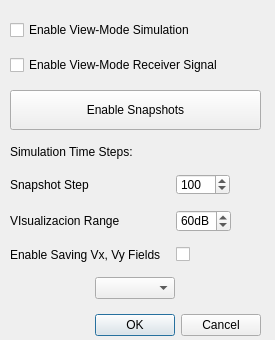
<?xml version="1.0" encoding="UTF-8"?>
<ui version="4.0">
 <class>runSimulationDialog</class>
 <widget class="QDialog" name="runSimulationDialog">
  <property name="geometry">
   <rect>
    <x>0</x>
    <y>0</y>
    <width>275</width>
    <height>340</height>
   </rect>
  </property>
  <property name="sizePolicy">
   <sizepolicy hsizetype="Minimum" vsizetype="Minimum">
    <horstretch>0</horstretch>
    <verstretch>0</verstretch>
   </sizepolicy>
  </property>
  <property name="minimumSize">
   <size>
    <width>275</width>
    <height>340</height>
   </size>
  </property>
  <property name="maximumSize">
   <size>
    <width>275</width>
    <height>340</height>
   </size>
  </property>
  <property name="windowTitle">
   <string>Dialog</string>
  </property>
  <property name="windowIcon">
   <iconset resource="resources.qrc">
    <normaloff>:/runGL.png</normaloff>:/runGL.png</iconset>
  </property>
  <property name="sizeGripEnabled">
   <bool>false</bool>
  </property>
  <widget class="QWidget" name="verticalLayoutWidget">
   <property name="geometry">
    <rect>
     <x>10</x>
     <y>10</y>
     <width>251</width>
     <height>326</height>
    </rect>
   </property>
   <layout class="QVBoxLayout" name="verticalLayout">
    <property name="spacing">
     <number>15</number>
    </property>
    <property name="topMargin">
     <number>10</number>
    </property>
    <item>
     <widget class="QCheckBox" name="viewCheckBox">
      <property name="text">
       <string>Enable View-Mode Simulation</string>
      </property>
     </widget>
    </item>
    <item>
     <widget class="QCheckBox" name="receiverCheckBox">
      <property name="text">
       <string>Enable View-Mode Receiver Signal</string>
      </property>
     </widget>
    </item>
    <item>
     <widget class="QPushButton" name="snapshotsPushButton">
      <property name="minimumSize">
       <size>
        <width>0</width>
        <height>40</height>
       </size>
      </property>
      <property name="toolTip">
       <string>Enable Snapshots</string>
      </property>
      <property name="text">
       <string>Enable Snapshots</string>
      </property>
      <property name="icon">
       <iconset resource="resources.qrc">
        <normaloff>:/snapshots.png</normaloff>:/snapshots.png</iconset>
      </property>
      <property name="iconSize">
       <size>
        <width>20</width>
        <height>20</height>
       </size>
      </property>
     </widget>
    </item>
    <item>
     <widget class="QLabel" name="stepsLabel">
      <property name="text">
       <string>Simulation Time Steps:</string>
      </property>
     </widget>
    </item>
    <item>
     <layout class="QFormLayout" name="formLayout">
      <property name="fieldGrowthPolicy">
       <enum>QFormLayout::FieldsStayAtSizeHint</enum>
      </property>
      <item row="0" column="0">
       <widget class="QLabel" name="snapshotStepLabel">
        <property name="text">
         <string>Snapshot Step</string>
        </property>
       </widget>
      </item>
      <item row="0" column="1">
       <widget class="QSpinBox" name="snapshotStepSpinBox">
        <property name="minimum">
         <number>1</number>
        </property>
        <property name="maximum">
         <number>1000</number>
        </property>
        <property name="singleStep">
         <number>1</number>
        </property>
        <property name="value">
         <number>100</number>
        </property>
       </widget>
      </item>
      <item row="1" column="0">
       <widget class="QLabel" name="visualizacionRangeLabel">
        <property name="text">
         <string>VIsualizacion Range</string>
        </property>
       </widget>
      </item>
      <item row="1" column="1">
       <widget class="QSpinBox" name="visualizacionRangeSpinBox">
        <property name="suffix">
         <string>dB</string>
        </property>
        <property name="minimum">
         <number>10</number>
        </property>
        <property name="maximum">
         <number>80</number>
        </property>
        <property name="singleStep">
         <number>10</number>
        </property>
        <property name="value">
         <number>60</number>
        </property>
       </widget>
      </item>
      <item row="2" column="0">
       <widget class="QLabel" name="enableSavingFieldsLabel">
        <property name="text">
         <string>Enable Saving Vx, Vy Fields</string>
        </property>
       </widget>
      </item>
      <item row="2" column="1">
       <widget class="QCheckBox" name="enableSavingFieldsCheckBox"/>
      </item>
     </layout>
    </item>
    <item>
     <layout class="QHBoxLayout" name="colormapLayout">
      <item>
       <widget class="QComboBox" name="colormapComboBox">
        <property name="maximumSize">
         <size>
          <width>80</width>
          <height>16777215</height>
         </size>
        </property>
       </widget>
      </item>
     </layout>
    </item>
    <item>
     <widget class="QDialogButtonBox" name="buttonBox">
      <property name="orientation">
       <enum>Qt::Horizontal</enum>
      </property>
      <property name="standardButtons">
       <set>QDialogButtonBox::Cancel|QDialogButtonBox::Ok</set>
      </property>
     </widget>
    </item>
   </layout>
  </widget>
 </widget>
 <resources>
  <include location="resources.qrc"/>
 </resources>
 <connections>
  <connection>
   <sender>buttonBox</sender>
   <signal>accepted()</signal>
   <receiver>runSimulationDialog</receiver>
   <slot>accept()</slot>
   <hints>
    <hint type="sourcelabel">
     <x>248</x>
     <y>254</y>
    </hint>
    <hint type="destinationlabel">
     <x>157</x>
     <y>274</y>
    </hint>
   </hints>
  </connection>
  <connection>
   <sender>buttonBox</sender>
   <signal>rejected()</signal>
   <receiver>runSimulationDialog</receiver>
   <slot>reject()</slot>
   <hints>
    <hint type="sourcelabel">
     <x>316</x>
     <y>260</y>
    </hint>
    <hint type="destinationlabel">
     <x>286</x>
     <y>274</y>
    </hint>
   </hints>
  </connection>
 </connections>
</ui>
